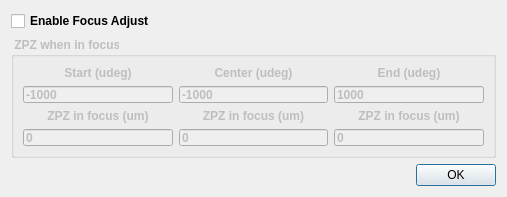
<?xml version="1.0" encoding="UTF-8"?>
<ui version="4.0">
 <class>Dialog</class>
 <widget class="QDialog" name="Dialog">
  <property name="geometry">
   <rect>
    <x>0</x>
    <y>0</y>
    <width>507</width>
    <height>197</height>
   </rect>
  </property>
  <property name="minimumSize">
   <size>
    <width>507</width>
    <height>197</height>
   </size>
  </property>
  <property name="maximumSize">
   <size>
    <width>507</width>
    <height>197</height>
   </size>
  </property>
  <property name="windowTitle">
   <string>Define ZPZ Focus Adjustments</string>
  </property>
  <layout class="QVBoxLayout" name="verticalLayout_8">
   <item>
    <widget class="QCheckBox" name="zpzEnableAdjustChkBox">
     <property name="font">
      <font>
       <weight>75</weight>
       <bold>true</bold>
      </font>
     </property>
     <property name="text">
      <string>Enable Focus Adjust</string>
     </property>
    </widget>
   </item>
   <item>
    <widget class="QGroupBox" name="zpzAdjustGrpBox">
     <property name="enabled">
      <bool>false</bool>
     </property>
     <property name="font">
      <font>
       <weight>75</weight>
       <bold>true</bold>
      </font>
     </property>
     <property name="title">
      <string> ZPZ when in focus</string>
     </property>
     <layout class="QVBoxLayout" name="verticalLayout_7">
      <item>
       <layout class="QHBoxLayout" name="horizontalLayout">
        <item>
         <layout class="QVBoxLayout" name="verticalLayout">
          <item>
           <widget class="QLabel" name="label_23">
            <property name="font">
             <font>
              <weight>75</weight>
              <bold>true</bold>
             </font>
            </property>
            <property name="text">
             <string>Start (udeg)</string>
            </property>
            <property name="alignment">
             <set>Qt::AlignCenter</set>
            </property>
           </widget>
          </item>
          <item>
           <widget class="QLineEdit" name="startGTFld">
            <property name="enabled">
             <bool>false</bool>
            </property>
            <property name="text">
             <string>-1000</string>
            </property>
           </widget>
          </item>
         </layout>
        </item>
        <item>
         <layout class="QVBoxLayout" name="verticalLayout_2">
          <item>
           <widget class="QLabel" name="label_25">
            <property name="font">
             <font>
              <weight>75</weight>
              <bold>true</bold>
             </font>
            </property>
            <property name="text">
             <string>Center (udeg)</string>
            </property>
            <property name="alignment">
             <set>Qt::AlignCenter</set>
            </property>
           </widget>
          </item>
          <item>
           <widget class="QLineEdit" name="centerGTFld">
            <property name="enabled">
             <bool>false</bool>
            </property>
            <property name="text">
             <string>-1000</string>
            </property>
           </widget>
          </item>
         </layout>
        </item>
        <item>
         <layout class="QVBoxLayout" name="verticalLayout_3">
          <item>
           <widget class="QLabel" name="label_24">
            <property name="font">
             <font>
              <weight>75</weight>
              <bold>true</bold>
             </font>
            </property>
            <property name="text">
             <string>End (udeg)</string>
            </property>
            <property name="alignment">
             <set>Qt::AlignCenter</set>
            </property>
           </widget>
          </item>
          <item>
           <widget class="QLineEdit" name="endGTFld">
            <property name="enabled">
             <bool>false</bool>
            </property>
            <property name="text">
             <string>1000</string>
            </property>
           </widget>
          </item>
         </layout>
        </item>
       </layout>
      </item>
      <item>
       <layout class="QHBoxLayout" name="horizontalLayout_2">
        <item>
         <layout class="QVBoxLayout" name="verticalLayout_4">
          <item>
           <widget class="QLabel" name="label_26">
            <property name="font">
             <font>
              <weight>75</weight>
              <bold>true</bold>
             </font>
            </property>
            <property name="text">
             <string>ZPZ in focus (um)</string>
            </property>
            <property name="alignment">
             <set>Qt::AlignCenter</set>
            </property>
           </widget>
          </item>
          <item>
           <widget class="QLineEdit" name="zpzStartInFocusFld">
            <property name="toolTip">
             <string>The  value in (um) of ZPZ when image is in focus at starting angle</string>
            </property>
            <property name="text">
             <string>0</string>
            </property>
           </widget>
          </item>
         </layout>
        </item>
        <item>
         <layout class="QVBoxLayout" name="verticalLayout_5">
          <item>
           <widget class="QLabel" name="label_28">
            <property name="font">
             <font>
              <weight>75</weight>
              <bold>true</bold>
             </font>
            </property>
            <property name="text">
             <string>ZPZ in focus (um)</string>
            </property>
            <property name="alignment">
             <set>Qt::AlignCenter</set>
            </property>
           </widget>
          </item>
          <item>
           <widget class="QLineEdit" name="zpzCenterInFocusFld">
            <property name="toolTip">
             <string>The value of ZPZ in (um) when the image is in focus and the angle is in the center of rotation</string>
            </property>
            <property name="text">
             <string>0</string>
            </property>
           </widget>
          </item>
         </layout>
        </item>
        <item>
         <layout class="QVBoxLayout" name="verticalLayout_6">
          <item>
           <widget class="QLabel" name="label_27">
            <property name="font">
             <font>
              <weight>75</weight>
              <bold>true</bold>
             </font>
            </property>
            <property name="text">
             <string>ZPZ in focus (um)</string>
            </property>
            <property name="alignment">
             <set>Qt::AlignCenter</set>
            </property>
           </widget>
          </item>
          <item>
           <widget class="QLineEdit" name="zpzStopInFocusFld">
            <property name="toolTip">
             <string>The v alue of ZPZ in (um) when the image is in focus at the last angle of rotation</string>
            </property>
            <property name="text">
             <string>0</string>
            </property>
           </widget>
          </item>
         </layout>
        </item>
       </layout>
      </item>
     </layout>
    </widget>
   </item>
   <item>
    <layout class="QHBoxLayout" name="horizontalLayout_3">
     <item>
      <spacer name="horizontalSpacer">
       <property name="orientation">
        <enum>Qt::Horizontal</enum>
       </property>
       <property name="sizeHint" stdset="0">
        <size>
         <width>40</width>
         <height>20</height>
        </size>
       </property>
      </spacer>
     </item>
     <item>
      <widget class="QPushButton" name="okBtn">
       <property name="focusPolicy">
        <enum>Qt::ClickFocus</enum>
       </property>
       <property name="text">
        <string>OK</string>
       </property>
       <property name="autoDefault">
        <bool>true</bool>
       </property>
      </widget>
     </item>
    </layout>
   </item>
  </layout>
 </widget>
 <resources/>
 <connections/>
</ui>
